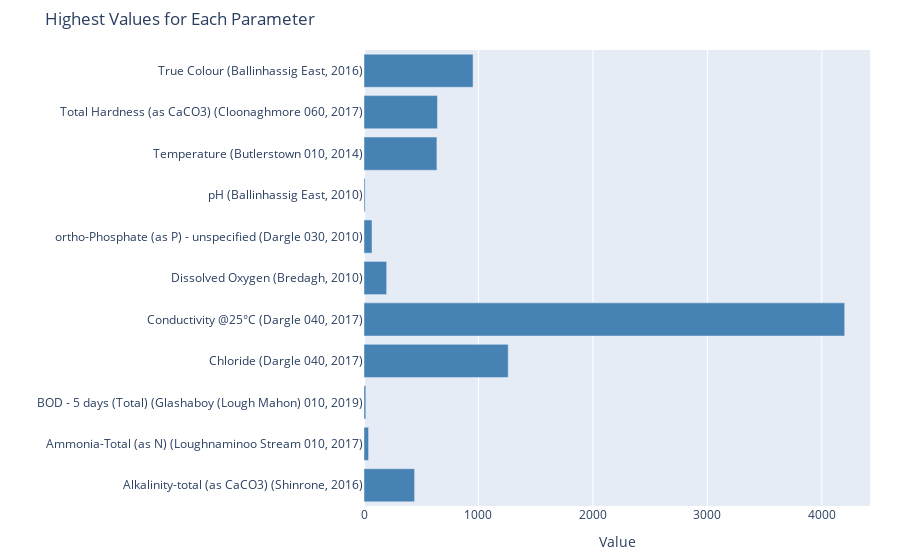

The code cell stored with this chart in its notebook:
### Code cell
# Define parameters
physical_params = ['Dissolved Oxygen', 'Temperature', 'pH', 'Conductivity @25°C']
chemical_params = ['Chloride', 'Ammonia-Total (as N)', 'BOD - 5 days (Total)', 
                   'Alkalinity-total (as CaCO3)', 'ortho-Phosphate (as P) - unspecified', 
                   'Total Hardness (as CaCO3)']
eutrophication_params = ['ortho-Phosphate (as P) - unspecified', 'Ammonia-Total (as N)', 'BOD - 5 days (Total)']
highest_value_params = ['Alkalinity-total (as CaCO3)', 'Ammonia-Total (as N)', 'BOD - 5 days (Total)', 
                        'Chloride', 'Conductivity @25°C', 'Dissolved Oxygen', 
                        'ortho-Phosphate (as P) - unspecified', 'pH', 'Temperature', 
                        'Total Hardness (as CaCO3)', 'True Colour']

scaling_factors = {
    'Ammonia-Total (as N)': 100,
    'ortho-Phosphate (as P) - unspecified': 100
}

# --- Line Chart Creation Function ---
def plot_line_chart(ax, title, parameters, data, scaling=None):
    grouped_data = data.groupby('Years')[parameters].mean().reset_index()

    for param in parameters:
        y = grouped_data[param]
        if scaling and param in scaling:
            y = y * scaling[param]
            label = f"{param} (x{scaling[param]})"
        else:
            label = param
        ax.plot(grouped_data['Years'], y, label=label)
    
    ax.set_title(title)
    ax.set_xlabel("Year")
    ax.set_ylabel("Mean Value")
    ax.grid(True)
    ax.legend(fontsize='small')

# --- Bar Chart Creation (Plotly) ---
def plot_bar_chart(data, parameters):
    categories = []
    values = []
    
    for param in parameters:
        row = data.loc[data[param].idxmax()]
        label = f"{param} ({row['CleanedWaterbodyName']}, {row['Years']})"
        categories.append(label)
        values.append(row[param])
    
    fig = go.Figure(go.Bar(
        x=values,
        y=categories,
        orientation='h',
        marker_color='steelblue'
    ))
    fig.update_layout(
        title='Highest Values for Each Parameter',
        xaxis_title='Value',
        yaxis_title='',
        margin=dict(l=150, r=30, t=50, b=30)
    )
    fig.show()

# --- Dashboard Layout (2x2 Grid) ---
fig = plt.figure(figsize=(16, 10))
gs = GridSpec(2, 2)

# Physical Parameters Chart
ax1 = fig.add_subplot(gs[0, 0])
plot_line_chart(ax1, "Mean Physical Parameters Over Years", physical_params, ireland_water_data)

# Chemical Parameters Chart
ax2 = fig.add_subplot(gs[0, 1])
plot_line_chart(ax2, "Mean Chemical Parameters Over Years", chemical_params, ireland_water_data, scaling=scaling_factors)

# Eutrophication Parameters Chart
ax3 = fig.add_subplot(gs[1, 0])
plot_line_chart(ax3, "Mean Eutrophication-Related Parameters Over Years", eutrophication_params, ireland_water_data)

plt.tight_layout()
plt.show()

# Horizontal bar chart for max values (right-bottom)
plot_bar_chart(ireland_water_data, highest_value_params)

### Figure 1 — Plotly figure (JSON) as saved in the notebook; plotly's stock layout.template omitted (floating-point values rounded to 4 significant figures)
{"data": [{"marker": {"color": "steelblue"}, "orientation": "h", "type": "bar", "x": [442, 40, 16, 1260, 4200, 198, 70, 9.8, 637, 642, 953], "y": ["Alkalinity-total (as CaCO3) (Shinrone, 2016)", "Ammonia-Total (as N) (Loughnaminoo Stream 010, 2017)", "BOD - 5 days (Total) (Glashaboy (Lough Mahon) 010, 2019)", "Chloride (Dargle 040, 2017)", "Conductivity @25°C (Dargle 040, 2017)", "Dissolved Oxygen (Bredagh, 2010)", "ortho-Phosphate (as P) - unspecified (Dargle 030, 2010)", "pH (Ballinhassig East, 2010)", "Temperature (Butlerstown 010, 2014)", "Total Hardness (as CaCO3) (Cloonaghmore 060, 2017)", "True Colour (Ballinhassig East, 2016)"]}], "layout": {"autosize": true, "margin": {"b": 30, "l": 150, "r": 30, "t": 50}, "title": {"text": "Highest Values for Each Parameter"}, "xaxis": {"autorange": true, "range": [0, 4421.0], "title": {"text": "Value"}, "type": "linear"}, "yaxis": {"autorange": true, "range": [-0.5, 10.5], "title": {"text": ""}, "type": "category"}}}
